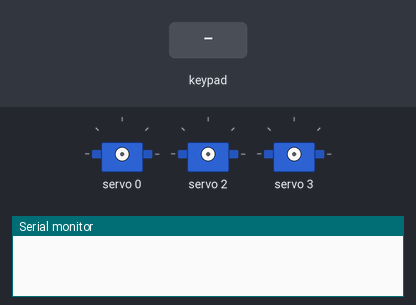
The sketch below on a simulated Arduino Uno, built with avr-gcc and run on an emulated ATmega328P. Shown: 3 × servo, the last lines printed to the serial monitor. The test bench sets the inputs (shaded band).

Above: at 1.2 s.
1.3 s: key 'A' pressed
At 2.06 s:
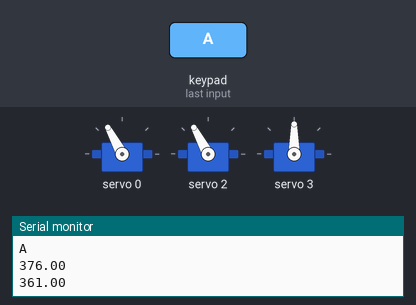
At 4.2 s:
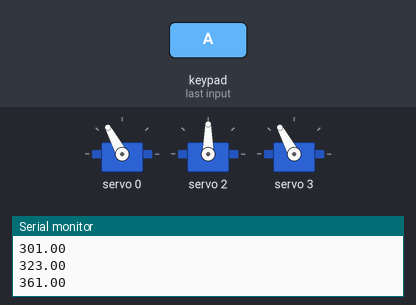
4.3 s: keypad keys 9 8 7 6 # pressed 0.4 s apart
At 5.1 s:
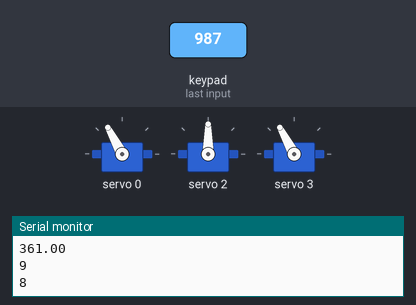
Timing chart, 0 to 7.3 s (numbered marks = the images above; inputs shaded):
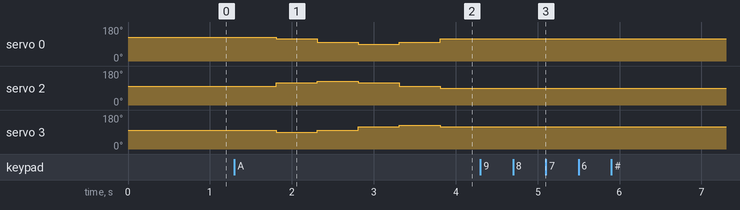

Measured:
- after the input at 1.3 s, servo 0: 125° → 118° after 0.51 s, → 100° 0.50 s later, → 90° 0.50 s later, → 100° 0.50 s later, … (5 changes in this stretch); servo 2: 100° → 118° after 0.51 s, → 125° 0.50 s later, → 118° 0.50 s later, → 100° 0.50 s later, … (5 changes in this stretch)
- after the input at 4.3 s, servo 0, servo 3: stops changing and stays 118°; servo 2: stops changing and stays 90°

The sketch:

delta_switch_Case_mode2.ino
```cpp
#include <Wire.h>
#include <Adafruit_PWMServoDriver.h>
#include <math.h>
#include <Keypad.h>

Adafruit_PWMServoDriver myservodriver = Adafruit_PWMServoDriver();

#define servoMIN 130
#define servoMAX 530
// servolarin 0 derece oldugu konum 270 pwm olarak elle hesaplandi
// boylece servomin ve servomax acilarini -63 ve servomaxi 117 olarak hesapladik

int servo1 = 0;
int servo2 = 2;
int servo3 = 3;

//int ii = 450;

// circle variables
float rc = 40; // radius of the circle
float b0 = 100, b1 = 110, b2 = 196, b7 = 42, h0 = 500, h7 = 0; // dimensions of robot

// number of points on the circle
const int numPoints = 6;
float tt = 2*M_PI/numPoints; // time step for circle move

float teta[numPoints]; // angle
float p[3][numPoints]; // position

float beta[3] = {0, 2*M_PI/3, -2*M_PI/3};
float u1[3] = {1, 0, 0}, u2[3] = {0, 1, 0}, u3[3] = {0, 0, 1}; // unit vectors
float phi_k[3], Yk[3];
float th_k[3][numPoints];
float th_k0[3];
float theta_1[numPoints] , theta_2[numPoints], theta_3[numPoints];
float theta1 , theta2, theta3;
float rk[3][numPoints];
float rk1, rk2, rk3;
float anglesin, anglecos;
float Fk;
float sigma1 = 1, sigma2 = -1;
int count = 0;
int ix = 0;


// millis dataset
unsigned long previousMillis = 0;
const long interval = 500; // delay for 500ms


// keypad part
const byte ROWS = 4;
const byte COLS = 4;

// Array to represent keys on keypad
char hexaKeys[ROWS][COLS] = {
  {'1', '2', '3', 'A'},
  {'4', '5', '6', 'B'},
  {'7', '8', '9', 'C'},
  {'*', '0', '#', 'D'}
};
// Connections to Arduino
byte rowPins[ROWS] = {9, 8, 7, 6};
byte colPins[COLS] = {5, 4, 3, 2};

// Create keypad object
Keypad customKeypad = Keypad(makeKeymap(hexaKeys), rowPins, colPins, ROWS, COLS);

// to control functions
const char charinverse = 'A';
const char charstop = 'D';
char datakeypad;

void setup() {
  Serial.begin(9600);
  myservodriver.begin();
  myservodriver.setPWMFreq(50);

  // inverse kinematics
  // Define position of the effector with desired numbers
  for (int in = 0; in < numPoints; in++) {
    teta[in] = -M_PI + in * tt;
    p[0][in] = rc * cos(teta[in]);
    p[1][in] = rc * sin(teta[in]);
    p[2][in] = 320;

  for (int i = 0; i < 3; i++) {
      float Rot3b[3][3] = {cos(-beta[i]), -sin(-beta[i]), 0, sin(-beta[i]), cos(-beta[i]), 0, 0, 0, 1};

      for (int j = 0; j < 3; j++) {
        rk[j][in] = Rot3b[j][0]*p[0][in] + Rot3b[j][1]*p[1][in] + Rot3b[j][2]*p[2][in] - u1[j]*(b0-b7) - u3[j]*(h0-h7);
      }

      rk1 = rk[0][in]*u1[0] + rk[1][in]*u1[1] + rk[2][in]*u1[2];
      rk2 = rk[0][in]*u2[0] + rk[1][in]*u2[1] + rk[2][in]*u2[2];
      rk3 = rk[0][in]*u3[0] + rk[1][in]*u3[1] + rk[2][in]*u3[2];

      anglesin = rk2;
      anglecos = sigma1*sqrt(pow(b2, 2) - pow(rk2, 2));
      phi_k[i] = atan2(anglesin, anglecos)*180/M_PI;

      Fk = (pow(rk1, 2) + pow(rk2, 2) + pow(rk3, 2) + pow(b1, 2) - pow(b2, 2))/(2*b1);

      th_k0[i] = -atan2(rk3, rk1)*180/M_PI;
      Yk[i]  = atan2(sqrt(pow(rk1 , 2) + pow(rk3 , 2) - pow(Fk , 2)), Fk )*180/M_PI;
      th_k[i][in] = th_k0[i] + sigma2*Yk[i];

      //thstr_k[i][in] = -atan2(sigma1*(rk3[in]+b1*sin(th_k[i][in]*M_PI/180)), sigma1*(rk1[in]-b1*cos(th_k[i][in]*M_PI/180)))*180/M_PI;
      //thprime_k[i][in] = thstr_k[i][in] - th_k[i][in];
      }

    theta_1[in] = map(th_k[0][in], -63, 117 ,servoMIN, servoMAX);
    theta_2[in] = map(th_k[1][in], -63, 117 ,servoMIN, servoMAX);
    theta_3[in] = map(th_k[2][in], -63, 117 ,servoMIN, servoMAX);
  }
}

void loop() {
  char customKey = customKeypad.getKey();

  if (customKey) {
    // Print key value to serial monitor
    // Serial.println(customKey);
    datakeypad = customKey;
    Serial.println(datakeypad);
  }
  //unsigned long currentMillis = millis();
  switch(datakeypad)
    {
    case 'A': // move robot with numpoints in the same plane
      // if we reach last position reset the iteration
      if (ix==numPoints){
        ix = 0;
      }

    while(ix < numPoints) { // move robot in the desired range
      // read time passed
      unsigned long currentMillis = millis();
      if (currentMillis - previousMillis >= interval) {// move robot after each 500ms

        // save the last time we move the robot
        previousMillis = currentMillis;

        //Serial.println(datakeypad);
        // attach servo motors
        // myservodriver.setPWM(servo1, 0, activePosition);
        // myservodriver.setPWM(servo2, 0, activePosition);
        // myservodriver.setPWM(servo3, 0, activePosition);

        // move servo motors
        myservodriver.setPWM(servo1, 0, theta_1[ix]);
        myservodriver.setPWM(servo2, 0, theta_2[ix]);
        myservodriver.setPWM(servo3, 0, theta_3[ix]);

        Serial.println(theta_1[ix]);
        ix = ix+1;
        }
      break;
    case 'B': // hold robot for a moment

    float th1d = 314, th2d = 314, th3d = 314;
    myservodriver.setPWM(servo1, 0, th1d);
    myservodriver.setPWM(servo2, 0, th2d);
    myservodriver.setPWM(servo3, 0, th3d);
    Serial.println(th1d);

    default:// as a default case we do nothing

    break;
    }

}
}
```
